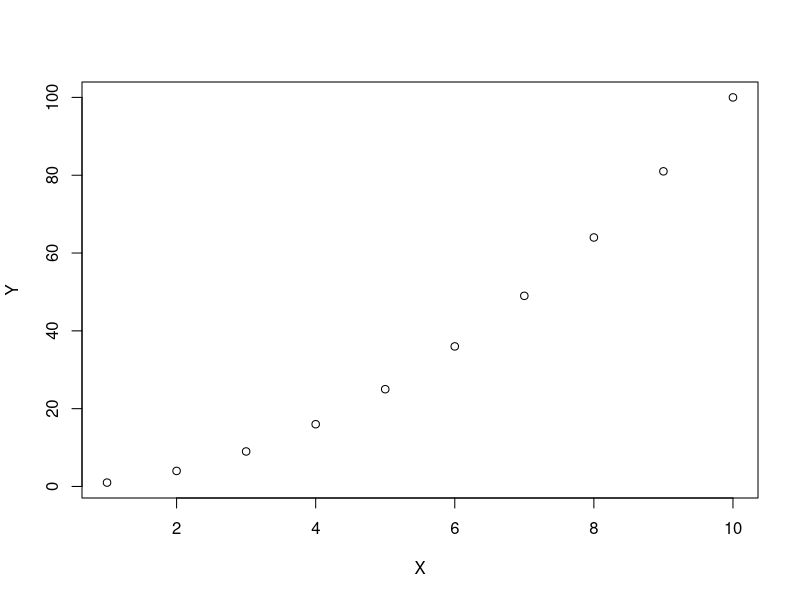
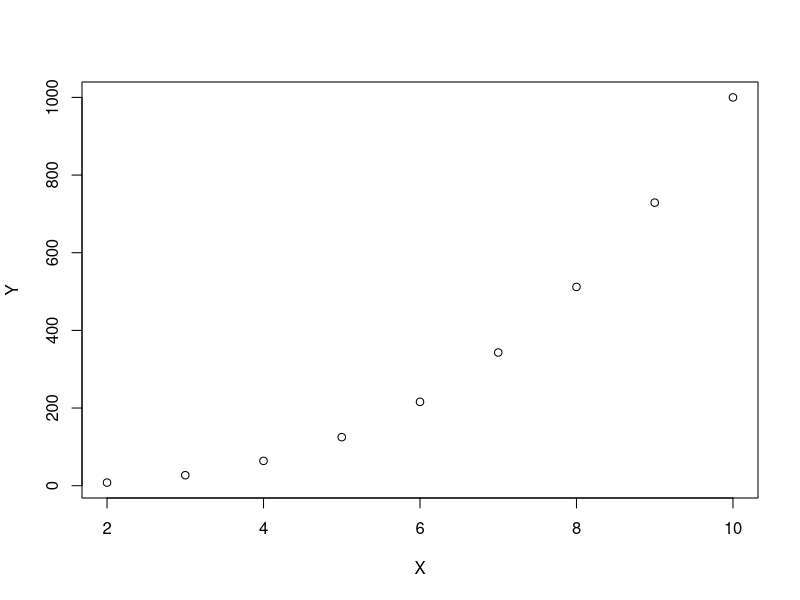
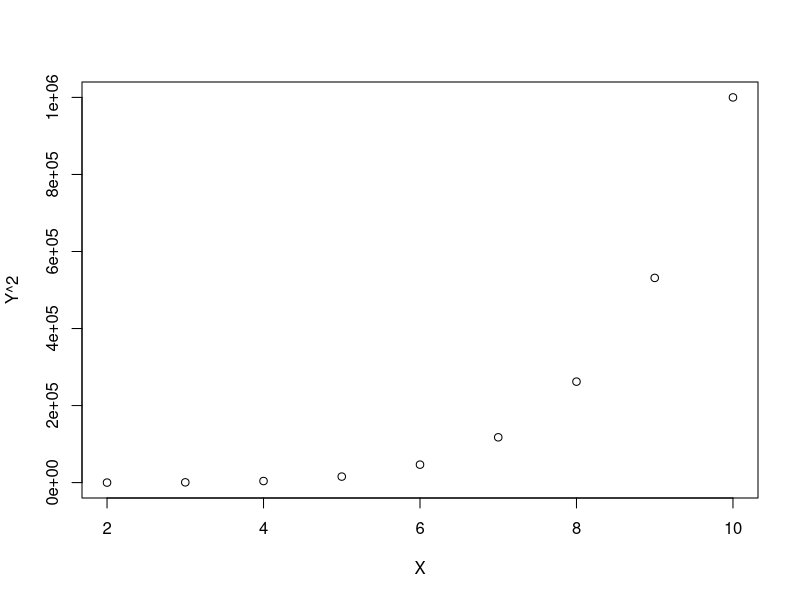
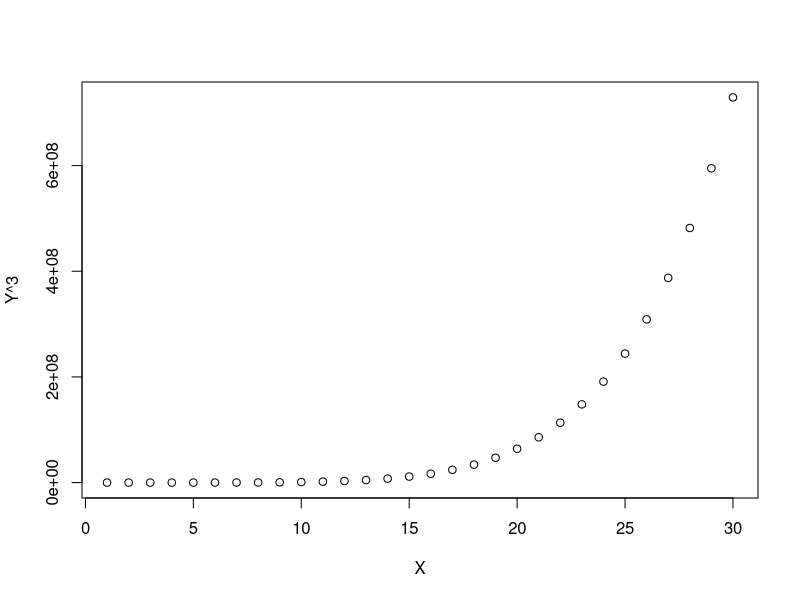
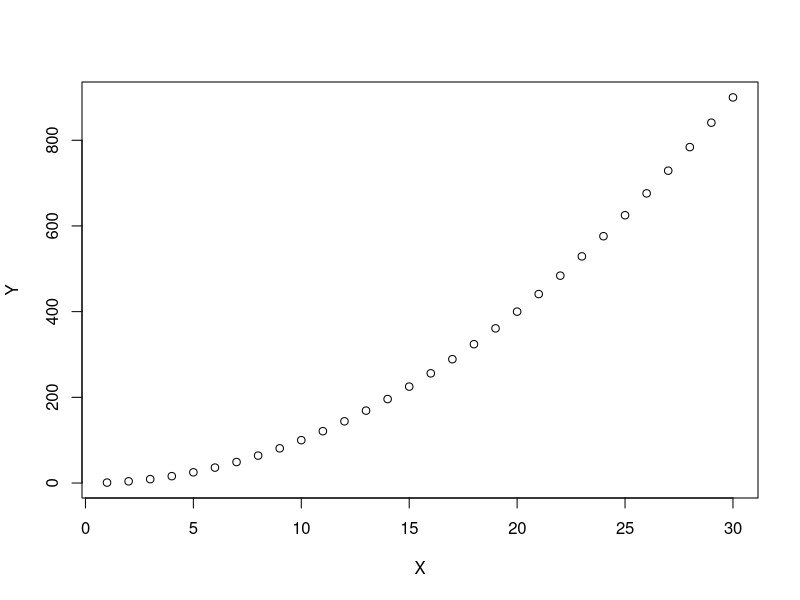

Reproduce these figures in R, in order. (Note: this script raises an error after producing the figures.)
X <- 1:10
Y <- X^2
plot(X,Y)
X <- 2:10
Y <- X^3
plot(X,Y)
plot(X,Y^2)
X <- 1:30
Y <-X^2
plot(X,Y^3)
plot(X,Y)


X <- 1:10
Y <- x^2
plot(X^2,y^5)

